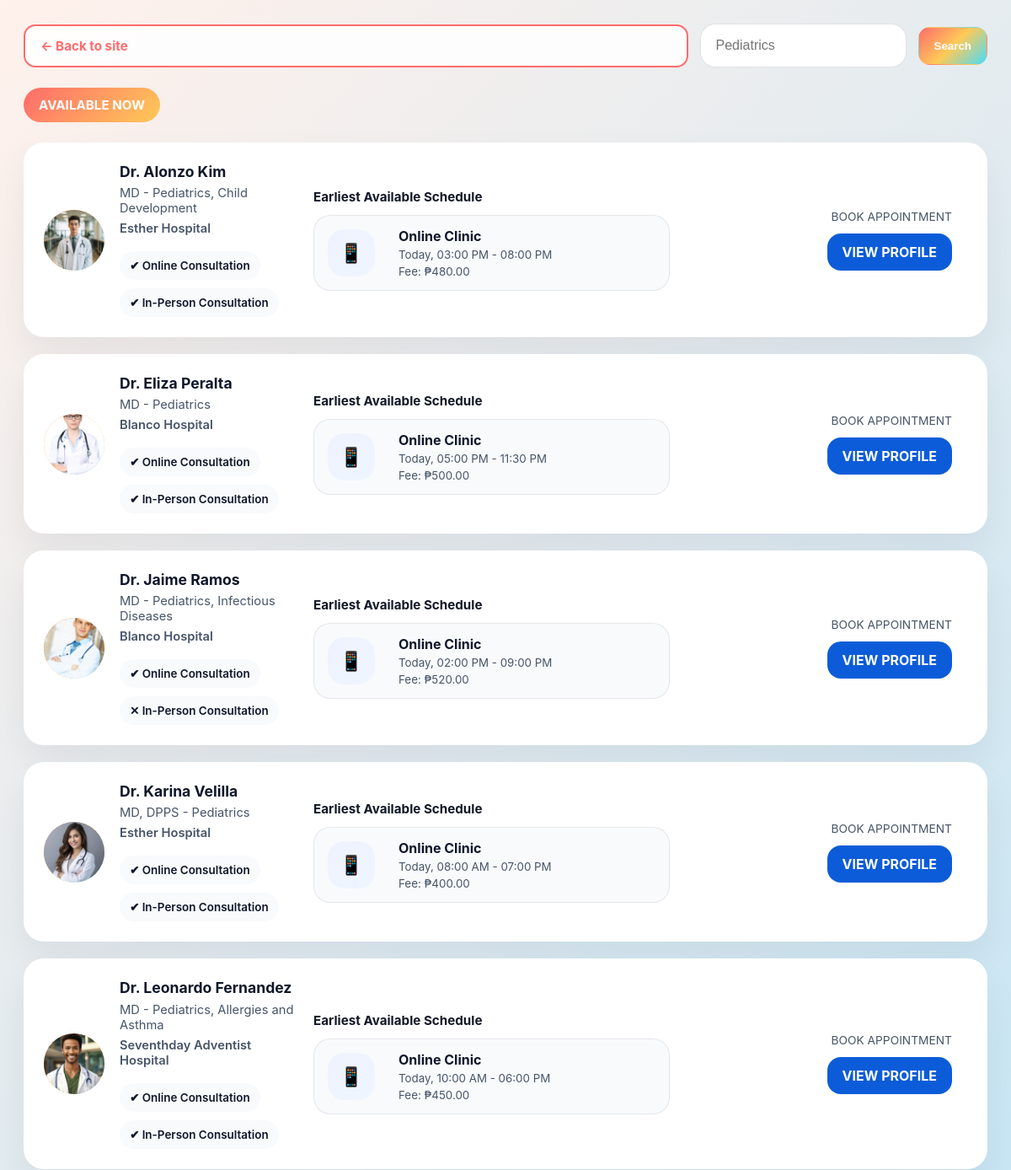
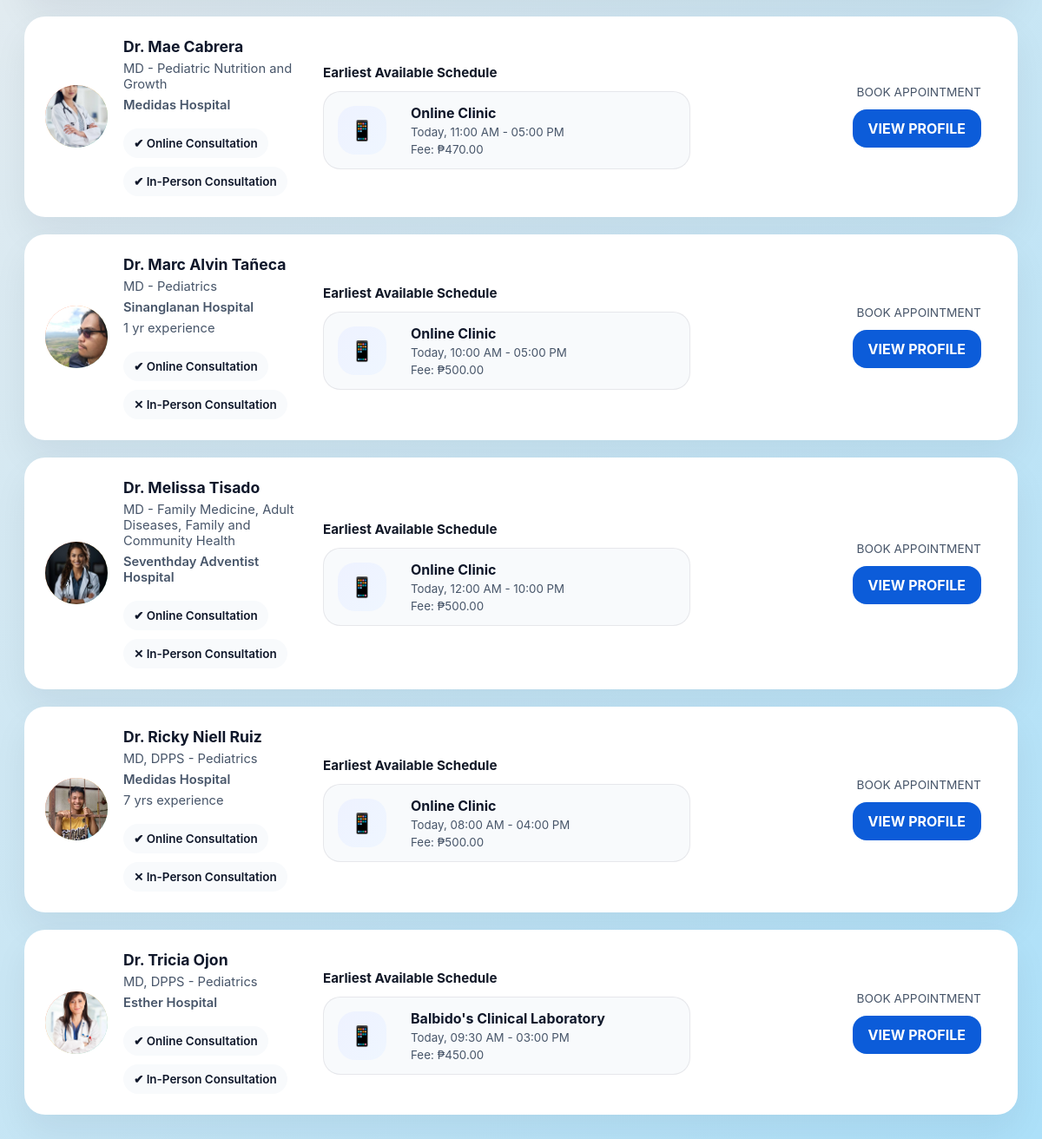
The app's page /doctors.php with its own data (2 pictures, top to bottom).
### tables this page shows
CREATE TABLE `doctors` (
  `id` int(11) NOT NULL,
  `slug` varchar(100) NOT NULL,
  `name` varchar(255) NOT NULL,
  `title` varchar(255) NOT NULL,
  `location` varchar(255) NOT NULL,
  `availability` varchar(255) NOT NULL,
  `fee` varchar(50) NOT NULL,
  `description` text NOT NULL,
  `consultation` varchar(255) NOT NULL,
  `avatar` varchar(10) NOT NULL,
  `online_available` tinyint(1) NOT NULL DEFAULT 1,
  `inperson_available` tinyint(1) NOT NULL DEFAULT 0,
  `experience` varchar(100) DEFAULT NULL,
  `photo` varchar(255) DEFAULT NULL
);

### db_helpers.php (called while the page is built, shortened)
<?php
function initializeDoctors($link)
{
    $createTableSql = "CREATE TABLE IF NOT EXISTS doctors (
        id INT AUTO_INCREMENT PRIMARY KEY,
        slug VARCHAR(100) NOT NULL UNIQUE,
        name VARCHAR(255) NOT NULL,
        title VARCHAR(255) NOT NULL,
        location VARCHAR(255) NOT NULL,
        availability VARCHAR(255) NOT NULL,
        fee VARCHAR(50) NOT NULL,
        description TEXT NOT NULL,
        consultation VARCHAR(255) NOT NULL,
        avatar VARCHAR(10) NOT NULL,
        photo VARCHAR(255) DEFAULT NULL,
        online_available TINYINT(1) NOT NULL DEFAULT 1,
        inperson_available TINYINT(1) NOT NULL DEFAULT 0,
        experience VARCHAR(100) DEFAULT NULL
    ) ENGINE=InnoDB DEFAULT CHARSET=utf8mb4";
    $result = mysqli_query($link, "SELECT COUNT(*) AS count FROM doctors");
    $row = mysqli_fetch_assoc($result);
}
function fetchDoctors($link)
{
    initializeDoctors($link);
    $sql = "SELECT * FROM doctors ORDER BY name";
    $result = mysqli_query($link, $sql);
    $rows = [];
    while ($row = mysqli_fetch_assoc($result)) {
        $rows[] = $row;
    }
    return $rows;
}

### doctors.php (the view, shortened to what this page needs)
<?php
require_once 'config.php';
require_once 'db_helpers.php';
$doctors = fetchDoctors($link);
?>
<!DOCTYPE html>
<html lang="en">
<head>
</head>
<body>
    <div class="page">
        <div class="toolbar">
            <a href="index.php" class="back-link">← Back to site</a>
            <input type="search" placeholder="Pediatrics">
            <button type="button">Search</button>
        </div>
        <div class="status-bar">
            <span class="status-badge">AVAILABLE NOW</span>
        </div>
        <div class="card-list">
            <?php if (!empty($doctors)): ?>
                <?php foreach ($doctors as $doctor): ?>
                    <article class="provider-card">
                        <div class="provider-info">
                            <?php if (!empty($doctor['photo'])): ?>
                                <img src="uploads/<?php echo htmlspecialchars($doctor['photo']); ?>" alt="Photo" class="avatar">
                            <?php else: ?>
                                <div class="avatar"><?php echo htmlspecialchars($doctor['avatar']); ?></div>
                            <?php endif; ?>
                            <div class="provider-meta">
                                <h2><?php echo htmlspecialchars($doctor['name']); ?></h2>
                                <p><?php echo htmlspecialchars($doctor['title']); ?></p>
                                <p class="provider-location"><?php echo htmlspecialchars($doctor['location']); ?></p>
                                <?php if (!empty($doctor['experience'])): ?>
                                    <p><?php echo htmlspecialchars($doctor['experience']); ?></p>
                                <?php endif; ?>
                                <div class="badge-row">
                                    <span>✔ Online Consultation</span>
                                    <?php if ($doctor['inperson_available']): ?>
                                        <span>✔ In-Person Consultation</span>
                                    <?php else: ?>
                                        <span>✕ In-Person Consultation</span>
                                    <?php endif; ?>
                                </div>
                            </div>
                        </div>
                        <div class="provider-schedule">
                            <p class="schedule-title">Earliest Available Schedule</p>
                            <div class="schedule-card">
                                <div class="schedule-icon">📱</div>
                                <div class="schedule-details">
                                    <strong><?php echo htmlspecialchars($doctor['consultation']); ?></strong>
                                    <small><?php echo htmlspecialchars($doctor['availability']); ?></small>
                                    <small>Fee: <?php echo htmlspecialchars($doctor['fee']); ?></small>
                                </div>
                            </div>
                        </div>
                        <div class="provider-actions">
                            <small>BOOK APPOINTMENT</small>
                            <a href="profile.php?doctor=<?php echo urlencode($doctor['slug']); ?>">VIEW PROFILE</a>
                        </div>
                    </article>
                <?php endforeach; ?>
            <?php else: ?>
                <p>No providers available at this time. Please try again later.</p>
            <?php endif; ?>
        </div>
    </div>
</body>
</html>

### doctors.php (style rules this page uses)
:root { color-scheme: light; font-family: Inter, system-ui, -apple-system, BlinkMacSystemFont, "Segoe UI", sans-serif; color: #0f172a; background: #f8fafc; }
* { box-sizing: border-box; }
body { margin: 0; min-height: 100vh; background: linear-gradient(135deg, #fff1eb 0%, #ace0f9 100%); padding: 28px; }
.page { max-width: 1180px; margin: 0 auto; }
.toolbar { display: grid; grid-template-columns: 1fr auto auto; gap: 14px; align-items: center; margin-bottom: 24px; }
.back-link { display: inline-flex; align-items: center; gap: 8px; padding: 14px 18px; border-radius: 14px; border: 2px solid #ff6b6b; background: rgba(255, 255, 255, 0.9); color: #ff6b6b; font-weight: 700; font-size: 0.95rem; text-decoration: none; cursor: pointer; transition: all 0.2s ease; }
.toolbar input { width: 100%; padding: 16px 18px; border-radius: 18px; border: 1px solid rgba(15, 23, 42, 0.12); background: #ffffff; font-size: 1rem; outline: none; }
.toolbar button { display: inline-flex; align-items: center; gap: 10px; padding: 14px 18px; border-radius: 14px; border: 1px solid transparent; background: linear-gradient(135deg, #ff6b6b 0%, #feca57 50%, #48dbfb 100%); color: #ffffff; font-weight: 700; cursor: pointer; transition: transform 0.2s ease, box-shadow 0.2s ease; }
.status-bar { display: flex; align-items: center; justify-content: space-between; gap: 18px; margin-bottom: 24px; }
.status-badge { display: inline-flex; align-items: center; padding: 11px 18px; border-radius: 999px; background: linear-gradient(135deg, #ff6b6b 0%, #feca57 100%); color: #ffffff; font-weight: 700; font-size: 0.95rem; }
.card-list { display: grid; gap: 20px; }
.provider-card { display: grid; grid-template-columns: 1fr 1.4fr 1.05fr auto; gap: 18px; padding: 24px; border-radius: 24px; background: #ffffff; box-shadow: 0 20px 40px rgba(15, 23, 42, 0.06); align-items: center; }
.provider-info { display: flex; align-items: center; gap: 18px; }
.avatar { width: 72px; height: 72px; border-radius: 50%; background: linear-gradient(135deg, #ff6b6b 0%, #feca57 50%, #48dbfb 100%); display: grid; place-items: center; color: #ffffff; font-weight: 700; font-size: 1.2rem; flex-shrink: 0; overflow: hidden; }
.provider-meta { display: grid; gap: 6px; }
.provider-meta h2 { margin: 0; font-size: 1.1rem; line-height: 1.2; }
.provider-location { margin: 0; color: #64748b; font-size: 0.9rem; font-weight: 600; }
.provider-meta p { margin: 0; color: #475569; font-size: 0.92rem; }
.badge-row { display: flex; gap: 10px; flex-wrap: wrap; margin-top: 12px; }
.badge-row span { display: inline-flex; align-items: center; gap: 6px; padding: 9px 12px; border-radius: 999px; font-size: 0.84rem; font-weight: 600; color: #0f172a; background: #f8fafc; }
.provider-schedule { display: grid; gap: 12px; }
.schedule-title { margin: 0; font-size: 0.95rem; font-weight: 700; color: #111827; }
.schedule-card { display: grid; grid-template-columns: 72px 1fr; gap: 12px; align-items: center; padding: 14px 16px; border-radius: 20px; background: #f8fafc; border: 1px solid rgba(15, 23, 42, 0.08); }
.schedule-icon { width: 56px; height: 56px; border-radius: 20px; background: linear-gradient(135deg, #eef2ff 0%, #eff6ff 100%); display: grid; place-items: center; color: #2563eb; font-size: 1.4rem; }
.schedule-details { display: grid; gap: 4px; }
.schedule-details small { display: block; color: #475569; }
.provider-actions { display: grid; gap: 12px; justify-items: end; }
.provider-actions a { display: inline-flex; align-items: center; justify-content: center; min-width: 132px; padding: 12px 18px; border-radius: 16px; text-decoration: none; font-weight: 700; color: #ffffff; background: #0c5cd9; transition: transform 0.2s ease; }
.provider-actions small { color: #475569; font-size: 0.86rem; text-align: right; }

### records on screen
doctors: photo (picture), name "Dr. Alonzo Kim", title "MD - Pediatrics, Child Development", location "Esther Hospital", inperson_available "✔ In-Person Consultation", consultation "Online Clinic", availability "Today, 03:00 PM - 08:00 PM", fee "₱480.00"
doctors: photo (picture), name "Dr. Eliza Peralta", title "MD - Pediatrics", location "Blanco Hospital", inperson_available "✔ In-Person Consultation", consultation "Online Clinic", availability "Today, 05:00 PM - 11:30 PM", fee "₱500.00"
doctors: photo (picture), name "Dr. Jaime Ramos", title "MD - Pediatrics, Infectious Diseases", location "Blanco Hospital", inperson_available "✕ In-Person Consultation", consultation "Online Clinic", availability "Today, 02:00 PM - 09:00 PM", fee "₱520.00"
doctors: photo (picture), name "Dr. Karina Velilla", title "MD, DPPS - Pediatrics", location "Esther Hospital", inperson_available "✔ In-Person Consultation", consultation "Online Clinic", availability "Today, 08:00 AM - 07:00 PM", fee "₱400.00"
doctors: photo (picture), name "Dr. Leonardo Fernandez", title "MD - Pediatrics, Allergies and Asthma", location "Seventhday Adventist Hospital", inperson_available "✔ In-Person Consultation", consultation "Online Clinic", availability "Today, 10:00 AM - 06:00 PM", fee "₱450.00"
doctors: photo (picture), name "Dr. Mae Cabrera", title "MD - Pediatric Nutrition and Growth", location "Medidas Hospital", inperson_available "✔ In-Person Consultation", consultation "Online Clinic", availability "Today, 11:00 AM - 05:00 PM", fee "₱470.00"
doctors: photo (picture), name "Dr. Marc Alvin Tañeca", title "MD - Pediatrics", location "Sinanglanan Hospital", experience "1 yr experience", inperson_available "✕ In-Person Consultation", consultation "Online Clinic", availability "Today, 10:00 AM - 05:00 PM", fee "₱500.00"
doctors: photo (picture), name "Dr. Melissa Tisado", title "MD - Family Medicine, Adult Diseases, Family and Community Health", location "Seventhday Adventist Hospital", inperson_available "✕ In-Person Consultation", consultation "Online Clinic", availability "Today, 12:00 AM - 10:00 PM", fee "₱500.00"
doctors: photo (picture), name "Dr. Ricky Niell Ruiz", title "MD, DPPS - Pediatrics", location "Medidas Hospital", experience "7 yrs experience", inperson_available "✕ In-Person Consultation", consultation "Online Clinic", availability "Today, 08:00 AM - 04:00 PM", fee "₱500.00"
doctors: photo (picture), name "Dr. Tricia Ojon", title "MD, DPPS - Pediatrics", location "Esther Hospital", inperson_available "✔ In-Person Consultation", consultation "Balbido's Clinical Laboratory", availability "Today, 09:30 AM - 03:00 PM", fee "₱450.00"
